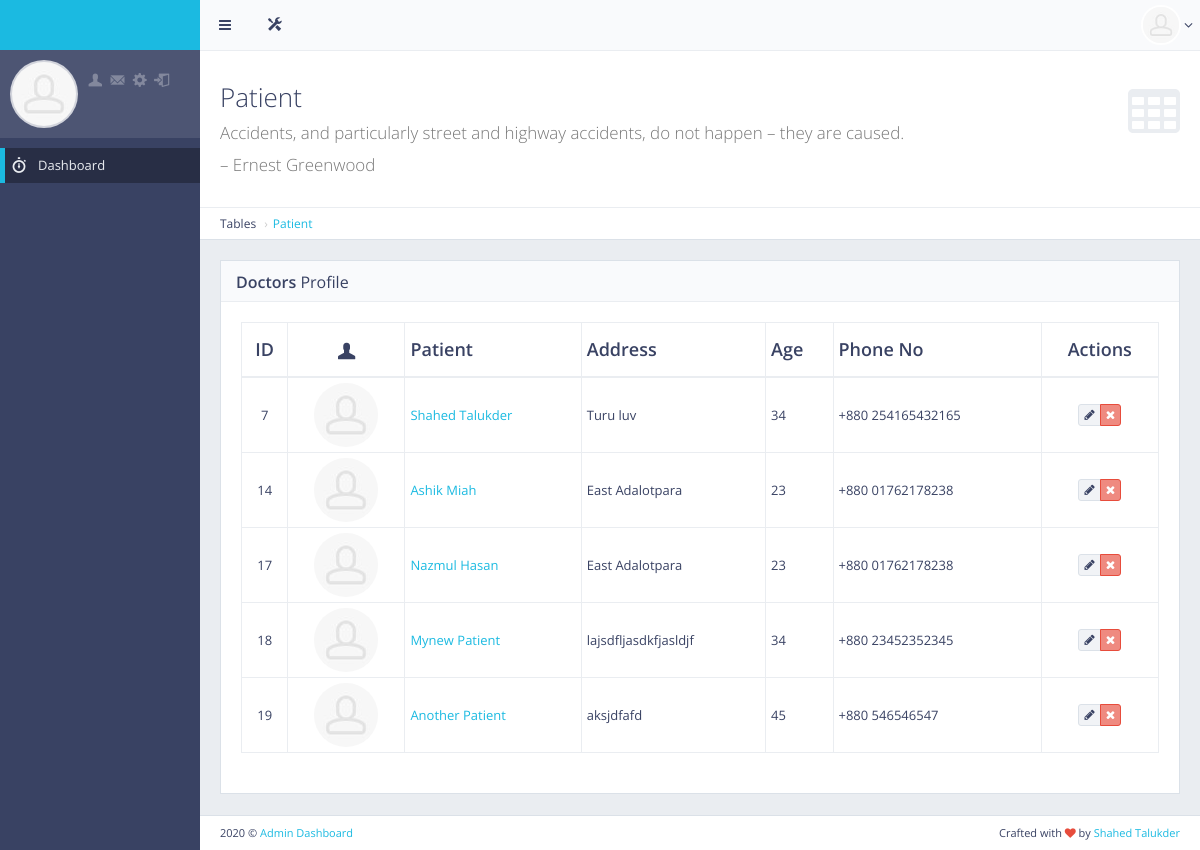
The page /patient/ on the database its author committed.
### main/models.py (models this page shows, shortened)
class Patient(models.Model):
    user = models.OneToOneField(User,on_delete=models.CASCADE,primary_key=True,related_name='user')
    full_name = models.CharField(max_length=50, blank=True, null=True)
    address = models.CharField(max_length=500, blank=True, null=True)
    age = models.CharField(max_length=50, blank=True, null=True)
    phone_no = models.CharField(max_length=50, blank=True, null=True)
    released = models.BooleanField(default=False)
    class Meta:
        db_table = "patient_info"

class User(AbstractUser):
    is_patient = models.BooleanField(default=False)
    is_doctor = models.BooleanField(default=False)
    is_nurse = models.BooleanField(default=False)
    is_assistant = models.BooleanField(default=False)
    is_admin = models.BooleanField(default=False)
    is_registered = models.BooleanField(default=False)

### frontend/views.py (the view)
# urls.py: path('patient/', include('patient.urls')),
def patient(request):
    patient = Patient.objects.all()
    return render(request, 'front/patient_control.html', {"title":"Patient","patient":patient})

### frontend/templates/front/patient_control.html (shortened to what this page needs)
{%extends 'front/base.html'%}
{%load static%}
{%block main_content%}
<div id="page-content">
    <div class="content-header">
        <div class="header-section">
            <h1>
                <i class="fa fa-table"></i>Patient<br><small>Accidents, and particularly street and highway accidents, do not happen – they are caused. </small><br/><small>– Ernest Greenwood</small>
            </h1>
        </div>
    </div>
    <ul class="breadcrumb breadcrumb-top">
        <li>Tables</li>
        <li><a href="">Patient</a></li>
    </ul>
    <div class="block full">
        <div class="block-title">
            <h2><strong>Doctors</strong> Profile</h2>
        </div>
        <div class="table-responsive">
            <table id="example-datatable" class="table table-vcenter table-condensed table-bordered">
                <thead>
                    <tr>
                        <th class="text-center">ID</th>
                        <th class="text-center"><i class="gi gi-user"></i></th>
                        <th>Patient</th>
                        <th>Address</th>
                        <th>Age</th>
                        <th>Phone No</th>
                        <th class="text-center">Actions</th>
                    </tr>
                </thead>
                <tbody>
                    {%for i in patient%}
                    <tr>
                        <td class="text-center">{{i.user.id}}</td>
                        <td class="text-center"><img src="{%static 'front/'%}img/placeholders/avatars/avatar15.jpg" alt="avatar" class="img-circle"></td>
                        <td><a href="javascript:void(0)">{{i.full_name | title}}</a></td>
                        <td>{{i.address}}</td>
                        <td>{{i.age}}</td>
                        <td><span class="text-center">+880 {{i.phone_no}}</span></td>
                        <td class="text-center">
                            <div class="btn-group">
                                <a href="{% url 'edit_patient' id=i.pk %}" data-toggle="tooltip" title="Edit" class="btn btn-xs btn-default"><i class="fa fa-pencil"></i></a>
                                <a href="{% url 'delete_patient' id=i.pk %}" data-toggle="tooltip" title="Delete" class="btn btn-xs btn-danger"><i class="fa fa-times"></i></a>
                            </div>
                        </td>
                    </tr>
                    {%endfor%}
                </tbody>
            </table>
        </div>
    </div>
</div>
{%endblock main_content%}

### frontend/static/front/css/main.css (style rules this page uses)
body { font-family: "Open Sans", "Helvetica Neue", Helvetica, Arial, sans-serif; color: #394263; font-size: 13px; background-color: #222222; }
#page-content { padding: 10px 5px 1px; background-color: #eaedf1; }
.content-header { background-color: #ffffff; border-top: 1px solid #eaedf1; border-bottom: 1px solid #dbe1e8; }
.content-header h1, .content-header h2 { margin: 0; font-size: 26px; line-height: 32px; }
.header-section h1 i { font-size: 56px; float: right; margin: 2px 0 0 10px; color: #eaedf1; margin: 0 0 0 10px; line-height: 64px; }
.header-section { padding: 30px 10px; }
.content-header, .content-top { margin: -10px -5px 10px; }
.block { margin: 0 0 10px; padding: 20px 15px 1px; background-color: #ffffff; border: 1px solid #dbe1e8; }
.block.full { padding: 20px 15px; }
.block-title { margin: -20px -15px 20px; background-color: #f9fafc; border-bottom: 1px solid #eaedf1; }
.block-title h1, .block-title h2, .block-title h3, .block-title h4, .block-title h5, .block-title h6 { display: inline-block; font-size: 16px; line-height: 1.4; margin: 0; padding: 10px 16px 7px; font-weight: normal; }
.block-title h1, .block-title h2, .block-title h3 { padding-left: 15px; padding-right: 15px; }
h1, h2, h3, h4, h5, h6, .h1, .h2, .h3, .h4, .h5, .h6 { font-family: "Open Sans", "Helvetica Neue", Helvetica, Arial, sans-serif; font-weight: 300; }
h1 small, h2 small, h3 small, h4 small, h5 small, h6 small, .h1 small, .h2 small, .h3 small, .h4 small, .h5 small, .h6 small, h1 .small, h2 .small, h3 .small, h4 .small, h5 .small, h6 .small, .h1 .small, .h2 .small, .h3 .small, .h4 .small, .h5 .small, .h6 .small { font-weight: 300; color: #777777; }
h1, h2, h3 { margin-bottom: 15px; }
.text-primary, .text-primary:hover, a, a:hover, a:focus, a.text-primary, a.text-primary:hover, a.text-primary:focus { color: #1bbae1; }
b, strong { font-weight: 600; }
ul, ol { padding-left: 30px; }
.table.table-vcenter th, .table.table-vcenter td { vertical-align: middle; }
.table thead > tr > th { font-size: 18px; font-weight: 600; }
.table thead > tr > th, .table thead > tr > td, .table tfoot > tr > th, .table tfoot > tr > td { padding-top: 14px; padding-bottom: 14px; }
.table thead > tr > th, .table tbody > tr > th, .table tfoot > tr > th, .table thead > tr > td, .table tbody > tr > td, .table tfoot > tr > td, .table tbody + tbody, .table-bordered, .table-bordered > thead > tr > th, .table-bordered > tbody > tr > th, .table-bordered > tfoot > tr > th, .table-bordered > thead > tr > td, .table-bordered > tbody > tr > td, .table-bordered > tfoot > tr > td { border-color: #eaedf1; }
.breadcrumb { background-color: #ffffff; }
.breadcrumb-top { margin: -10px -5px 10px; padding: 7px 10px; border-top: 1px solid #eaedf1; border-bottom: 1px solid #dbe1e8; font-size: 12px; }
.content-header + .breadcrumb-top, .breadcrumb-top + .content-header { margin-top: -11px; }
.breadcrumb > li + li:before { content: "\203a"; }
.btn { margin: 1px 0; background-color: #ffffff; }
.btn-default { background-color: #f1f3f6; border-color: #dbe1e8; color: #394263; }
.btn-danger { background-color: #ef8a80; border-color: #e74c3c; color: #ffffff; }
p, .table, .alert, .carousel { margin-bottom: 20px; }
.navbar-form-custom .form-control, .navbar, .dropdown-menu, .tooltip-inner, .breadcrumb, .alert.alert-alt { border-radius: 0; }
@media screen and (min-width: 768px) { #page-content { padding: 20px 20px 1px; } }
@media screen and (min-width: 768px) { .header-section, .breadcrumb-top, .block, .block.full, .modal-body, #page-content + footer { padding-left: 20px; padding-right: 20px; } }
@media screen and (min-width: 768px) { .content-header, .content-top, .breadcrumb-top { margin: -20px -20px 20px; } }
@media screen and (min-width: 768px) { .content-header + .breadcrumb-top, .breadcrumb-top + .content-header { margin-top: -21px; } }
@media screen and (min-width: 768px) { .block, .widget { margin-bottom: 20px; } }
@media screen and (min-width: 768px) { .block-title, .block-top { margin-left: -20px; margin-right: -20px; } }

### rows shown on the page
Patient: user.id "7", full_name "Shahed Talukder", address "Turu luv", age "34", phone_no "254165432165"
Patient: user.id "14", full_name "Ashik Miah", address "East Adalotpara", age "23", phone_no "01762178238"
Patient: user.id "17", full_name "Nazmul Hasan", address "East Adalotpara", age "23", phone_no "01762178238"
Patient: user.id "18", full_name "Mynew Patient", address "lajsdfljasdkfjasldjf", age "34", phone_no "23452352345"
Patient: user.id "19", full_name "Another Patient", address "aksjdfafd", age "45", phone_no "546546547"
